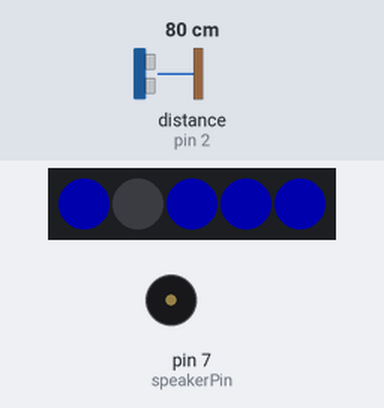
A sketch run on a simulated Arduino Uno, built for the host (arithmetic inside an expression is 32-bit, double 64-bit). On the bench: 5 RGB LEDs in strip order, left to right, buzzer (waves = sounding). Wiring (inferred from the names in the program): range finder with pulse-width output: data pin 2. The test bench sets the inputs (shaded band); at power-on: distance to the obstacle (sensor on pin 2) 80 cm. Dim RGB values are drawn brighter than linear.

Above: at 4.79 s.
5.1 s: distance to the obstacle (sensor on pin 2) set to 35 cm
At 7.45 s:
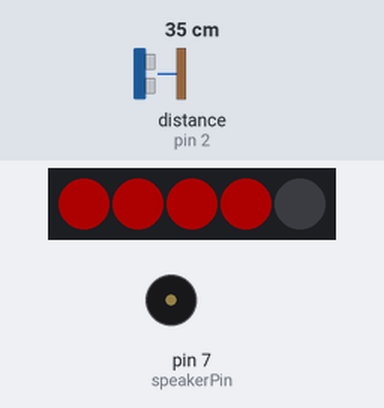
8.1 s: distance to the obstacle (sensor on pin 2) set to 60 cm
At 9.36 s:
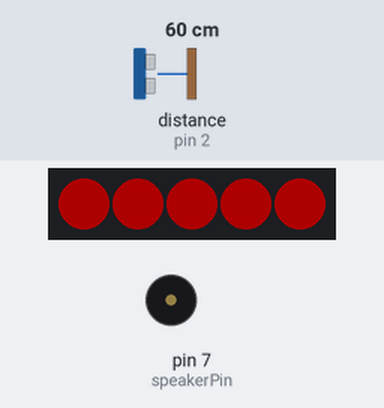
10.8 s: distance to the obstacle (sensor on pin 2) set to 2 cm
At 11.47 s:
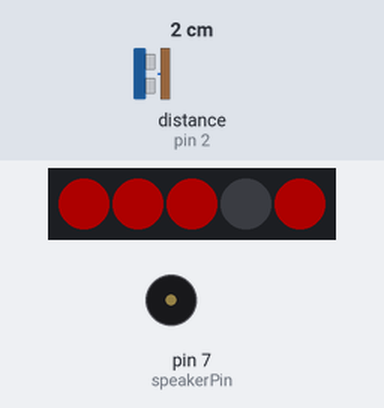
Timing chart, 0 to 13.3 s (numbered marks = the images above; inputs shaded):
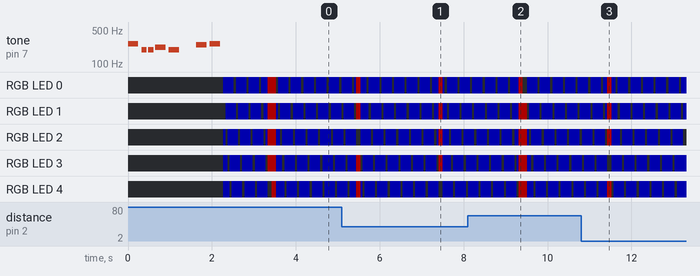

The sketch:

SecurityConsole.ino
```cpp
//This project is a fantasy security console that simulates a bio metric security scan.
//A strip of addressable rgb leds simulates the scanning process when triggered by a proximity sensor.
#include <PololuLedStrip.h>

#include "pitches.h"

// notes in the melody:
int melody[] = {
  NOTE_C4, NOTE_G3, NOTE_G3, NOTE_A3, NOTE_G3, 0, NOTE_B3, NOTE_C4
};

// note durations: 4 = quarter note, 8 = eighth note, etc.:
int noteDurations[] = {
  4, 8, 8, 4, 4, 4, 4, 4
};

const int sensorPin = 2;
const int speakerPin = 7;
const int frameCount = 5;
volatile int currentFrame = 0;
volatile bool doAnimate = true;
volatile unsigned long sensorTriggeredMillis = 0;

PololuLedStrip<12> ledStrip;

#define LED_COUNT 5
rgb_color colors[LED_COUNT];

void setup() {
  pinMode(sensorPin, INPUT_PULLUP);
  attachInterrupt(digitalPinToInterrupt(sensorPin), SensorTriggered, FALLING );

  pinMode(speakerPin, OUTPUT);

  // Boot up sound
  // iterate over the notes of the melody:
  for (int thisNote = 0; thisNote < 8; thisNote++) {

    // to calculate the note duration, take one second
    // divided by the note type.
    //e.g. quarter note = 1000 / 4, eighth note = 1000/8, etc.
    int noteDuration = 1000 / noteDurations[thisNote];
    tone(speakerPin, melody[thisNote], noteDuration);

    // to distinguish the notes, set a minimum time between them.
    // the note's duration + 30% seems to work well:
    int pauseBetweenNotes = noteDuration * 1.30;
    delay(pauseBetweenNotes);
    // stop the tone playing:
    noTone(speakerPin);
  }
}

void loop()
{
  unsigned long sensorTriggerDuration = millis() - sensorTriggeredMillis;

  rgb_color color;
  int state = digitalRead(sensorPin);

  if(state == LOW)
  {
    //When the proximity sensor is trigger, simulate a biometric scan for 1 second
    if (sensorTriggerDuration < 1000)
    {
      WriteColor((rgb_color){0, 0, 50}, true);
      delay(50);
      return;
    }
    else
    {
      //After one second set the led strip to solid green and play a sound.
      color = (rgb_color){0, 50, 0};

      if (doAnimate){
         tone(speakerPin, 5200, 500);
      }

      doAnimate = false;
    }
  }
  else
  {
    //While waiting to scan show a red pattern indicating access denied
    doAnimate = true;
    color = (rgb_color){50, 0, 0};
  }

  WriteColor(color, doAnimate);

  delay(100);
}

void SensorTriggered() {
    //Mark the time the proximity sensor was triggered
    sensorTriggeredMillis = millis();
}

//Write colors to the LED strip.
//color:  The color to display
//animate:  Swipe an off led across the strip to make it more interesting
void WriteColor(rgb_color color, bool animate){
  for(uint16_t i = 0; i < LED_COUNT; i++)
  {
    colors[i] = color;
  }

  if (currentFrame++ >= frameCount)
      currentFrame=0;

  if (animate)
    colors[currentFrame] = (rgb_color){0,0,0};

  // Write to the LED strip.
  ledStrip.write(colors, LED_COUNT);
}
```

pitches.h
```cpp
/*************************************************
 * Public Constants
 *************************************************/

#define NOTE_B0  31
#define NOTE_C1  33
#define NOTE_CS1 35
#define NOTE_D1  37
#define NOTE_DS1 39
#define NOTE_E1  41
#define NOTE_F1  44
#define NOTE_FS1 46
#define NOTE_G1  49
#define NOTE_GS1 52
#define NOTE_A1  55
#define NOTE_AS1 58
#define NOTE_B1  62
#define NOTE_C2  65
#define NOTE_CS2 69
#define NOTE_D2  73
#define NOTE_DS2 78
#define NOTE_E2  82
#define NOTE_F2  87
#define NOTE_FS2 93
#define NOTE_G2  98
#define NOTE_GS2 104
#define NOTE_A2  110
#define NOTE_AS2 117
#define NOTE_B2  123
#define NOTE_C3  131
#define NOTE_CS3 139
#define NOTE_D3  147
#define NOTE_DS3 156
#define NOTE_E3  165
#define NOTE_F3  175
#define NOTE_FS3 185
#define NOTE_G3  196
#define NOTE_GS3 208
#define NOTE_A3  220
#define NOTE_AS3 233
#define NOTE_B3  247
#define NOTE_C4  262
#define NOTE_CS4 277
#define NOTE_D4  294
#define NOTE_DS4 311
#define NOTE_E4  330
#define NOTE_F4  349
#define NOTE_FS4 370
#define NOTE_G4  392
#define NOTE_GS4 415
#define NOTE_A4  440
#define NOTE_AS4 466
#define NOTE_B4  494
#define NOTE_C5  523
#define NOTE_CS5 554
#define NOTE_D5  587
#define NOTE_DS5 622
#define NOTE_E5  659
#define NOTE_F5  698
#define NOTE_FS5 740
#define NOTE_G5  784
#define NOTE_GS5 831
#define NOTE_A5  880
#define NOTE_AS5 932
#define NOTE_B5  988
#define NOTE_C6  1047
#define NOTE_CS6 1109
#define NOTE_D6  1175
#define NOTE_DS6 1245
#define NOTE_E6  1319
#define NOTE_F6  1397
#define NOTE_FS6 1480
#define NOTE_G6  1568
#define NOTE_GS6 1661
#define NOTE_A6  1760
#define NOTE_AS6 1865
#define NOTE_B6  1976
#define NOTE_C7  2093
#define NOTE_CS7 2217
#define NOTE_D7  2349
#define NOTE_DS7 2489
#define NOTE_E7  2637
#define NOTE_F7  2794
#define NOTE_FS7 2960
#define NOTE_G7  3136
#define NOTE_GS7 3322
#define NOTE_A7  3520
#define NOTE_AS7 3729
#define NOTE_B7  3951
#define NOTE_C8  4186
#define NOTE_CS8 4435
#define NOTE_D8  4699
#define NOTE_DS8 4978
```

Measured:
- after the input at 8.1 s, the LEDs: first differ from a run without the input after 1.2 s (image 2)
